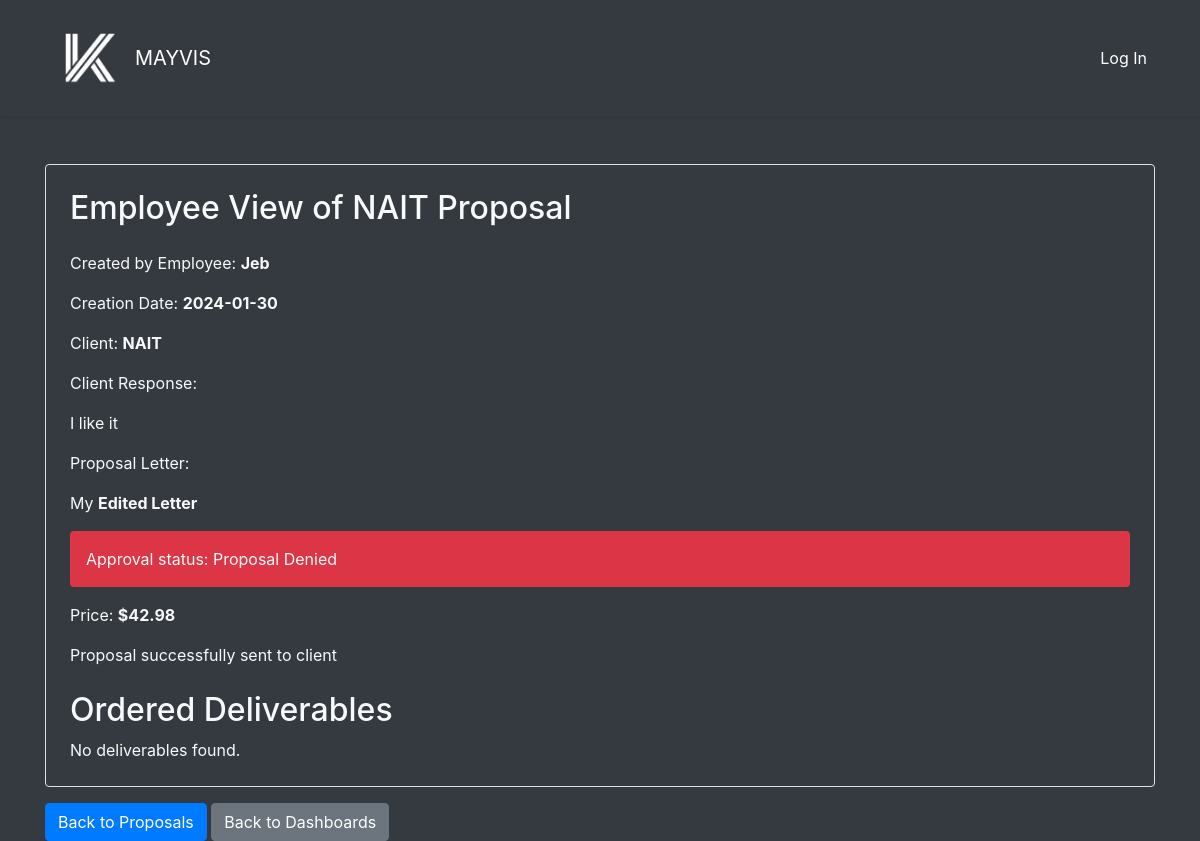
The app's page /proposal-details.php?proposal_id=1 with its own data.
### tables this page shows
CREATE TABLE `proposals` (
  `proposal_id` int(11) NOT NULL,
  `creation_date` date NOT NULL,
  `proposal_title` text NOT NULL,
  `proposal_letter` text NOT NULL,
  `employee_id` int(11) DEFAULT NULL,
  `client_id` int(11) DEFAULT NULL,
  `contact_id` int(11) DEFAULT NULL,
  `status` tinyint(1) DEFAULT 1,
  `approval_date` date DEFAULT NULL,
  `client_response` text DEFAULT NULL,
  `signature` text DEFAULT NULL,
  `value` decimal(12,2) DEFAULT NULL,
  `employee_creator` text DEFAULT NULL,
  `seen` tinyint(1) DEFAULT 0,
  `sent_status` int(2) NOT NULL DEFAULT 0,
  `second_sig` int(11) NOT NULL DEFAULT 0 COMMENT '0: no sig, 1: needs another, 3: has both'
);

CREATE TABLE `clients` (
  `client_id` int(11) NOT NULL,
  `client_name` text NOT NULL
);

### proposal-details.php (the view, shortened to what this page needs)
<?php
include 'includes/header-new.php';
include 'connect.php';
$proposal_id = $_GET['proposal_id'];
?>
<body>
    <div class="container mt-5">
        <div class="proposal-details p-4 border rounded">
            <?php
            $sql = "SELECT * FROM proposals WHERE proposal_id = '$proposal_id'";
            $result = mysqli_query($conn, $sql);
            if (mysqli_error($conn)) {
                $message = "<p>There was a problem searching</p>";
            } else {
                if (mysqli_num_rows($result) > 0) {
                    while ($row = mysqli_fetch_assoc($result)) {
                        $proposal_title = $row['proposal_title'];
                        $proposal_letter = $row['proposal_letter'];
                        $employee_creator = $row['employee_creator'];
                        $client_response = $row['client_response'];
                        $creation_date = $row['creation_date'];
                        $status = $row['status'];
                        $sentStatus = $row['sent_status'];
                        $value = $row['value'];
                        $client_id = $row['client_id'];
                        $setStatus = "";
                        $statusText = "";
                        switch ($status) {
                            case "0":
                                $setStatus = "bg-danger text-light";
                                $statusText = "Proposal Denied";
                                break;
                        }
                        echo "<h2 class=\"mb-4\">Employee View of $proposal_title</h2>";
                        echo "<p class=\"mb-3\">Created by Employee: ";
                        if ($sentStatus === "0") {
                            echo "<a href='change-employee.php?proposal_id=$proposal_id' class='font-weight-bold'>$employee_creator (Edit)</a>";
                        } else {
                            echo "<span class='font-weight-bold'>$employee_creator</span>";
                        }
                        echo "</p>";
                        echo "<p class=\"mb-3\">Creation Date: <span class='font-weight-bold'>$creation_date</span></p>";
                        $client_name = "N/A";
                        $get_client = "SELECT * FROM clients where client_id= " . $client_id;
                        $result = $conn->query($get_client);
                        if ($result->num_rows > 0) {
                            $row = $result->fetch_assoc();
                            $client_name = $row['client_name'];
                        }
                        echo "<p class=\"mb-3\">Client: <span class='font-weight-bold'>$client_name</span></p>";
                        if ($status !== "1") {
                            echo "<p class=\"mb-3\">Client Response:</p>";
                            echo "<p>$client_response</p>";
                        }
                        echo "<p class=\"mb-3\">Proposal Letter:</p>";
                        echo "$proposal_letter";
                        echo "<div class=\"mb-3 $setStatus p-3 rounded\">";
                        echo "<p class=\"mb-0\">Approval status: $statusText</p>";
                        echo "</div>";
                        echo "<div class=\"mb-3\">";
                        echo "<p>Price: <span class='font-weight-bold'>$$value</span></p>";
                        echo "</div>";
                        if ($sentStatus === "0") {
                            echo "<a href='additional-contact-proposal.php?client_id=$client_id' class='btn btn-primary'>Add Another Contact</a>";
                            echo "<a href='send-now.php?proposal_id=$proposal_id' class='btn btn-success'>Send Now</a>";
                            echo "<p class=\"mt-2\">(You will no longer be able to make changes, and the client will be notified)</p>";
                        } elseif ($sentStatus === "1") {
                            echo "<p>Proposal successfully sent to client</p>";
                        }
                        echo "<div class=\"mt-4\">";
                        echo "<h2>Ordered Deliverables</h2>";
                        $get_deliverables = "SELECT DISTINCT od.deliverable_id, od.quantity, d.price, d.title, d.description FROM ordered_deliverables od JOIN deliverables d ON od.deliverable_id = d.deliverable_id WHERE od.proposal_id = $proposal_id";
                        $result = $conn->query($get_deliverables);
                        if ($result->num_rows > 0) {
                            while ($row = $result->fetch_assoc()) {
                                $quantity = $row['quantity'];
                                $price = $row['price'];
                                $title = $row['title'];
                                $description = $row['description'];
                                echo "<h3>Deliverable: $title</h3>";
                                echo "<p>Description: $description</p>";
                                echo "<p>Deliverable price: $price</p>";
                                echo "<p>Quantity: $quantity</p>";
                            }
                        } else {
                            echo "No deliverables found.";
                        }
                        echo "</div>";
                    }
                } else {
                    $message = "<p>Sorry no records to show</p>";
                }
            }
            ?>
        </div>
    </div>
    <div class="container mt-3 flex">
        <a href="proposals.php" class="btn btn-primary">Back to Proposals</a>
        <a href="employee-dashboard.php
" class="btn btn-secondary">Back to Dashboards</a>
    </div>
</body>
</html>

### proposal-details.php (style rules this page uses)
.proposal-details h2 { margin-top: 0; }

### records on screen
proposals: proposal_title "NAIT Proposal", employee_creator "Jeb", creation_date "2024-01-30", client.client_name "NAIT", client_response "I like it", proposal_letter "My Edited Letter", status "Proposal Denied", value "42.98", sent_status "Proposal successfully sent to client"
